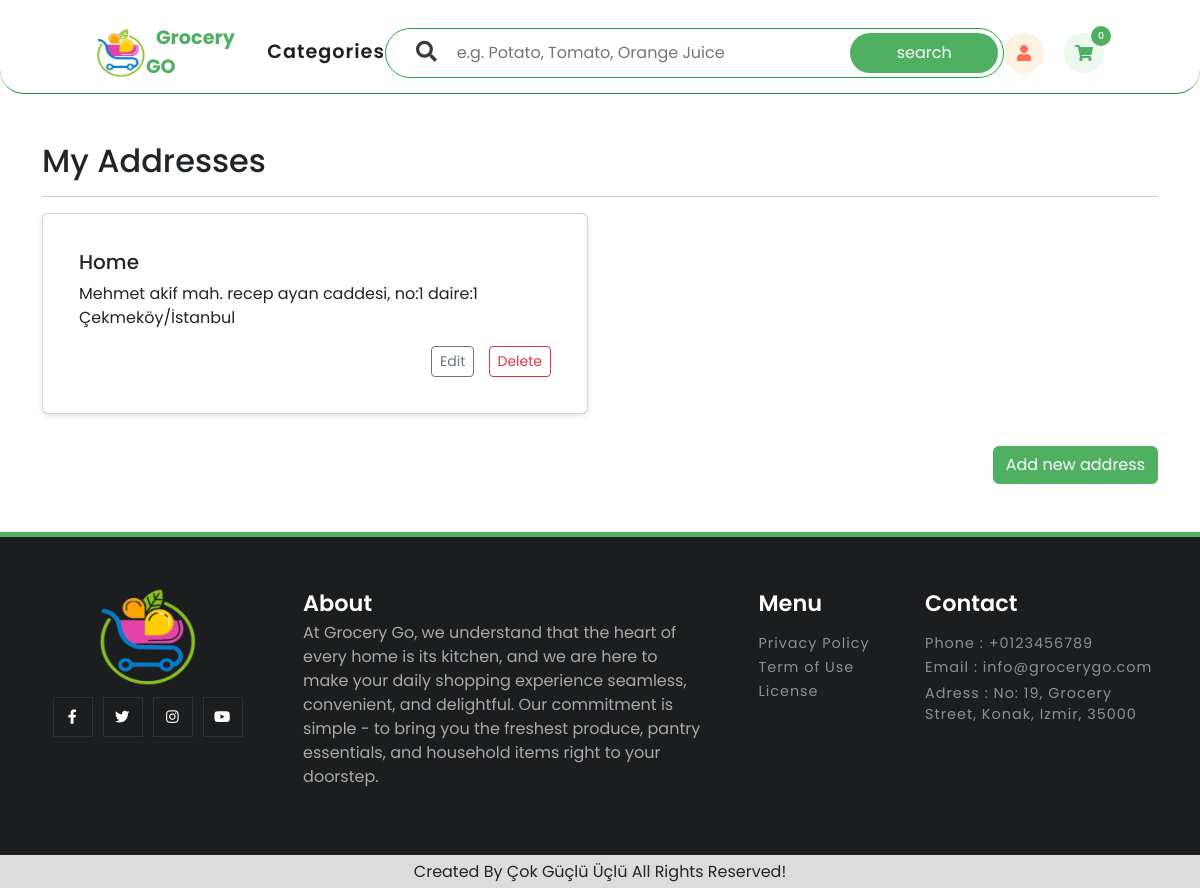
/user/my-addresses/ (signed in), run on an earlier commit of the app's database.
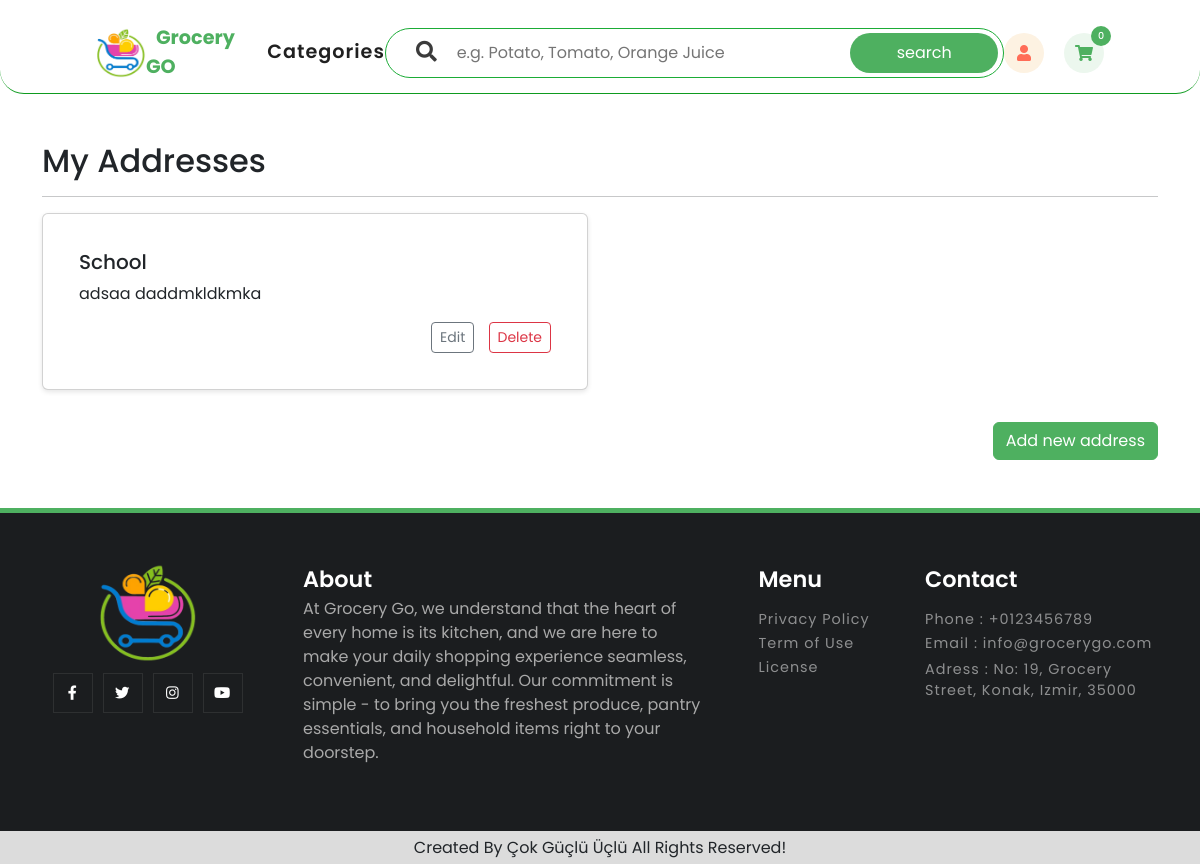
And on a later commit of the database.
### user/models.py (models this page shows, shortened)
class Adress(models.Model):
    customer = models.ForeignKey(Customer, on_delete=models.CASCADE)
    title = models.CharField(max_length=20, null=False)
    full_adress = models.CharField(max_length=200)
    class Meta:
        unique_together = ('customer', 'title')

### user/views.py (the view)
# urls.py: path('my-addresses/',views.user_address,name='address'),
def user_address(request):
    context = {'form_errors': False}
    form = AddressForm()
    addresses = Adress.objects.filter(customer=request.user.customer)
    context['addresses'] = addresses
    if request.method == 'POST':
        print(request.POST)
        address_id = request.POST.get('address_id')
        if 'add_address' in request.POST:
            form = AddressForm(request.POST)
            isExists = Adress.objects.filter(title=request.POST.get('title'), customer=request.user.customer).exists()
            if isExists:
                messages.error(request, "Address could not be added! Try another title.")
                return redirect('user:address')
            elif form.is_valid():
                address = form.save(commit=False)
                address.customer = request.user.customer
                address.save()
                messages.success(request, "Address has been added successfully!")
                return redirect('user:address')
            else:
                messages.error(request, "Invalid Form.")
                return redirect('user:address')
        elif 'edit_address' in request.POST:
            address = get_object_or_404(Adress, pk=address_id, customer=request.user.customer)
            form = AddressForm(request.POST, instance=address)
            if form.is_valid():
                form.save()
                messages.add_message(request,messages.SUCCESS,"Address has been updated successfully!")
                return redirect('user:address')
            else:
                context['form_errors'] = True
                context['edit_address_id'] = address_id
        elif 'delete_address' in request.POST and address_id:
            address = get_object_or_404(Adress, pk=address_id, customer=request.user.customer)
            if address.customer != request.user.customer:
                return HttpResponseForbidden()
            address.delete()
            messages.add_message(request,messages.SUCCESS,"Address has been deleted successfully!")
            return redirect('user:address')
    else:
        form = AddressForm()
    context['form'] = form
    return render(request, 'user/address.html', context)

### user/forms.py
class AddressForm(forms.ModelForm):
    class Meta:
        model = Adress
        fields = ['title', 'full_adress']
        widgets = {
            'title': forms.TextInput(attrs={'class': 'form-control', 'placeholder': 'Title'}),
            'full_adress': forms.Textarea(attrs={'class': 'form-control', 'placeholder': 'Full Address'}),
        }

### user/templates/user/address.html (shortened to what this page needs)
{% extends 'layout.html' %}
{% load static %}
{% block additionalStyles %}
<link rel="stylesheet" href="{% static 'css/address.css' %}">
{% endblock %}
{% block content %}
<div class="container my-5">
    <h2>My Addresses</h2>
    <hr>
    <div class="row">
        {% for address in addresses %}
            <div class="col-md-6">
                <div class="card address-card mb-3">
                    <div class="card-body">
                        <h5 class="card-title">{{ address.title }}</h5>
                        <p class="card-text">{{ address.full_adress }}</p>
                        <div class="address-actions">
                            <a href="#" class="btn btn-outline-secondary btn-sm edit-link" data-id="{{ address.id }}" data-title="{{ address.title }}" data-full_address="{{ address.full_adress }}">Edit</a>
                            <form method="post" action="{% url 'user:address' %}" style="display: inline;">
                                <button class="btn btn-outline-danger btn-sm" type="submit" name="delete_address">Delete</button>
                            </form>
                        </div>
                    </div>
                </div>
            </div>
        {% endfor %}
    </div>
    <div class="new-address mt-3">
        <button class="btn btn-primary" data-toggle="modal" data-target="#addressModal">Add new address</button>
    </div>
</div>
{% endblock %}

What changed in the data, as far as the page shows it:
removed Adress: title "Home", full_adress "Mehmet akif mah. recep ayan caddesi, no:1 daire:1 Çekmeköy/İstanbul"
added Adress: title "School", full_adress "adsaa daddmkldkmka"
